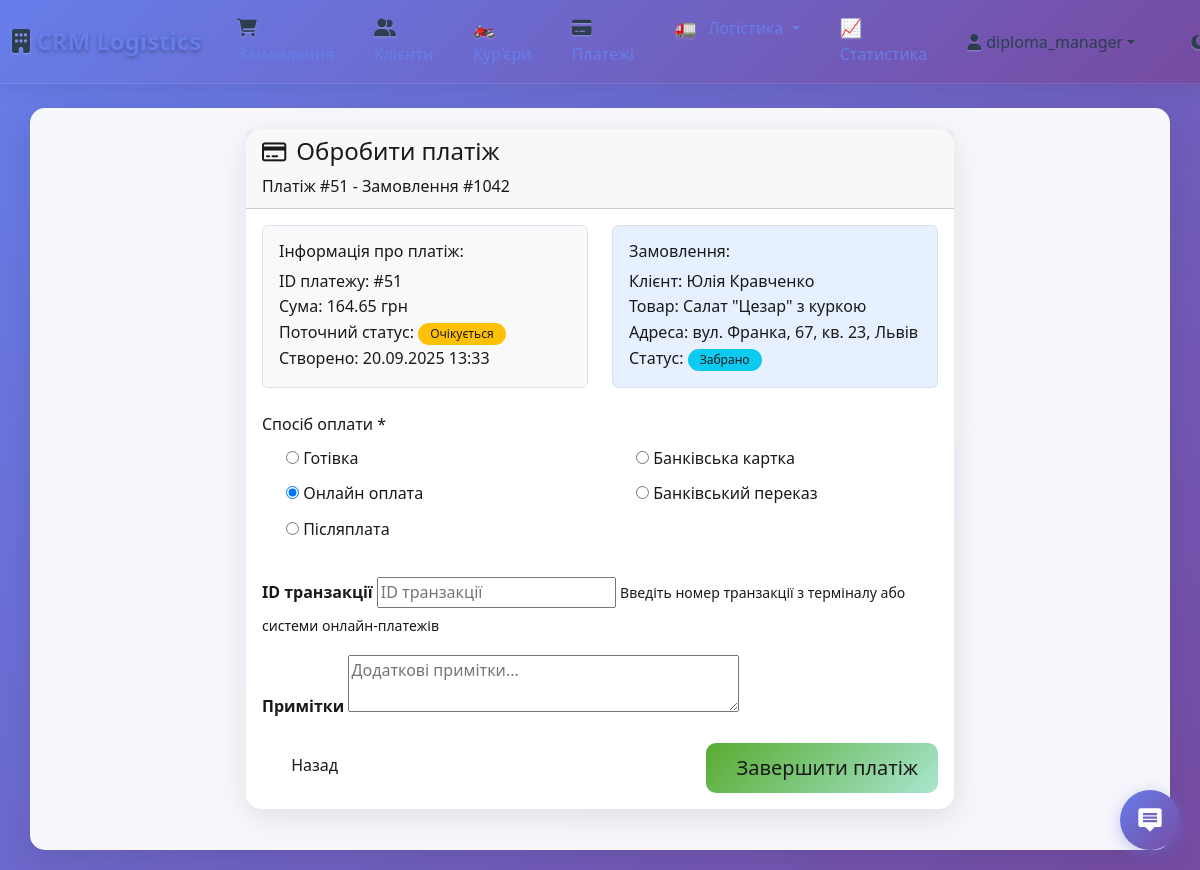
Page /payments/51/process/ (signed in) on the committed database.
### crm/models.py (models this page shows, shortened)
class Payment(models.Model):
    PAYMENT_METHOD_CHOICES = [
        ('cash', 'Готівка'),
        ('card', 'Банківська картка'),
        ('online', 'Онлайн оплата'),
        ('bank_transfer', 'Банківський переказ'),
        ('postpaid', 'Післяплата'),
    ]
    PAYMENT_STATUS_CHOICES = [
        ('pending', 'Очікується'),
        ('processing', 'В обробці'),
        ('completed', 'Завершено'),
        ('failed', 'Помилка'),
        ('refunded', 'Повернено'),
        ('cancelled', 'Скасовано'),
    ]
    order = models.OneToOneField(Order, on_delete=models.CASCADE, related_name='payment')
    method = models.CharField(max_length=20, choices=PAYMENT_METHOD_CHOICES, default='cash')
    status = models.CharField(max_length=15, choices=PAYMENT_STATUS_CHOICES, default='pending')
    amount = models.DecimalField(max_digits=10, decimal_places=2)
    cash_received = models.DecimalField(max_digits=10, decimal_places=2, null=True, blank=True, help_text="Сума отримана готівкою")
    change_amount = models.DecimalField(max_digits=10, decimal_places=2, null=True, blank=True, help_text="Здача до повернення")
    transaction_id = models.CharField(max_length=100, null=True, blank=True, help_text="Зовнішній ID транзакції платежу")
    gateway_response = models.JSONField(null=True, blank=True, help_text="Дані відповіді платіжного шлюзу")
    payment_notes = models.TextField(blank=True, help_text="Додаткові примітки платежу")
    processed_by = models.ForeignKey(User, on_delete=models.SET_NULL, null=True, blank=True, help_text="Користувач, який обробив платіж")
    processed_at = models.DateTimeField(null=True, blank=True)
    created_at = models.DateTimeField(auto_now_add=True)
    updated_at = models.DateTimeField(auto_now=True)
    class Meta:
        ordering = ['-created_at']

class Order(models.Model):
    STATUS_CHOICES = [
        ('new', 'Нове'),
        ('assigned', 'Призначено'),
        ('picked_up', 'Забрано'),
        ('in_transit', 'В дорозі'),
        ('delivered', 'Доставлено'),
        ('cancelled', 'Скасовано')
    ]
    PRIORITY_CHOICES = [
        ('low', 'Низький'),
        ('normal', 'Звичайний'),
        ('high', 'Високий'),
        ('urgent', 'Терміновий')
    ]
    client = models.ForeignKey(Client, on_delete=models.CASCADE)
    courier = models.ForeignKey(Courier, on_delete=models.SET_NULL, null=True, blank=True)
    created_by = models.ForeignKey(User, on_delete=models.CASCADE)
    product = models.CharField(max_length=200)
    quantity = models.PositiveIntegerField(default=1)
    address = models.CharField(max_length=255, default="Невідома адреса")
    latitude = models.FloatField(null=True, blank=True, help_text="Широта доставки")
    longitude = models.FloatField(null=True, blank=True, help_text="Довгота доставки")
    status = models.CharField(max_length=20, choices=STATUS_CHOICES, default='new')
    priority = models.CharField(max_length=10, choices=PRIORITY_CHOICES, default='normal')
    estimated_delivery_time = models.DateTimeField(null=True, blank=True)
    actual_delivery_time = models.DateTimeField(null=True, blank=True)
    delivery_notes = models.TextField(blank=True, help_text="Особливі інструкції доставки")
    base_price = models.DecimalField(max_digits=10, decimal_places=2, default=Decimal('0.00'), help_text="Базова ціна доставки")
    additional_fees = models.DecimalField(max_digits=10, decimal_places=2, default=Decimal('0.00'), help_text="Додаткові платежі (терміново, вага тощо)")
    discount = models.DecimalField(max_digits=10, decimal_places=2, default=Decimal('0.00'), help_text="Сума знижки")
    total_price = models.DecimalField(max_digits=10, decimal_places=2, default=Decimal('0.00'), help_text="Кінцева ціна")
    created_at = models.DateTimeField(auto_now_add=True)
    updated_at = models.DateTimeField(auto_now=True)

class Client(models.Model):
    name = models.CharField(max_length=100)
    phone = models.CharField(max_length=20)
    email = models.EmailField(blank=True, null=True, help_text="Email клиента для уведомлений")
    address = models.TextField()
    latitude = models.FloatField(null=True, blank=True, help_text="Широта клієнта")
    longitude = models.FloatField(null=True, blank=True, help_text="Довгота клієнта")

### crm/views.py (the view)
# urls.py: path('payments/<int:payment_id>/process/', views.payment_process, name='payment_process'),
@login_required
@staff_member_required
def payment_process(request, payment_id):
    payment = get_object_or_404(Payment, id=payment_id)
    if payment.status == 'completed':
        messages.info(request, 'Платіж вже оброблено.')
        return redirect('payment_detail', payment_id=payment.id)
    if request.method == 'POST':
        form = PaymentProcessForm(request.POST, order=payment.order)
        if form.is_valid():
            payment.method = form.cleaned_data['payment_method']
            payment.payment_notes = form.cleaned_data.get('payment_notes', '')
            if form.cleaned_data['payment_method'] == 'cash':
                payment.cash_received = form.cleaned_data['cash_received']
                payment.change_amount = payment.calculate_change()
            elif form.cleaned_data.get('transaction_id'):
                payment.transaction_id = form.cleaned_data['transaction_id']
            payment.process_payment(user=request.user)
            try:
                EmailNotificationService.notify_payment_received(payment)
                logger.info(f"Email уведомление о платеже отправлено для заказа #{payment.order.id}")
            except Exception as e:
                logger.error(f"Ошибка отправки email о платеже для заказа #{payment.order.id}: {str(e)}")
            messages.success(request, f'Платіж оброблено успішно! Здача: {payment.change_amount if payment.change_amount else 0} грн')
            return redirect('payment_detail', payment_id=payment.id)
    else:
        form = PaymentProcessForm(order=payment.order)
        form.fields['payment_method'].initial = payment.method
    return render(request, 'crm/payment_process.html', {
        'form': form,
        'payment': payment,
        'order': payment.order
    })

### crm/forms.py (shortened to what this page needs)
class PaymentProcessForm(forms.Form):
    payment_method = forms.ChoiceField(
        choices=Payment.PAYMENT_METHOD_CHOICES,
        widget=forms.RadioSelect,
        label='Спосіб оплати'
    )
    cash_received = forms.DecimalField(
        max_digits=10,
        decimal_places=2,
        required=False,
        widget=forms.NumberInput(attrs={'step': '0.01', 'min': '0.01'}),
        label='Отримано готівки'
    )
    transaction_id = forms.CharField(
        max_length=100,
        required=False,
        widget=forms.TextInput(attrs={'placeholder': 'ID транзакції'}),
        label='ID транзакції'
    )
    payment_notes = forms.CharField(
        required=False,
        widget=forms.Textarea(attrs={'rows': 2, 'placeholder': 'Додаткові примітки...'}),
        label='Примітки'
    )
    def __init__(self, *args, **kwargs):
        self.order = kwargs.pop('order', None)
        super().__init__(*args, **kwargs)
        if self.order:
            self.order_amount = self.order.total_price or self.order.calculate_total_price()

### crm/templates/crm/payment_process.html (shortened to what this page needs)
{% extends 'crm/base.html' %}
{% block content %}
<div class="container-fluid">
    <div class="row justify-content-center">
        <div class="col-md-8">
            <div class="card">
                <div class="card-header">
                    <h4><i class="fas fa-credit-card me-2"></i>Обробити платіж</h4>
                    <p class="mb-0 text-muted">Платіж #{{ payment.id }} - Замовлення #{{ order.id }}</p>
                </div>
                <div class="card-body">
                    <div class="row mb-4">
                        <div class="col-md-6">
                            <div class="border rounded p-3 bg-light">
                                <h6>Інформація про платіж:</h6>
                                <ul class="list-unstyled mb-0">
                                    <li><strong>ID платежу:</strong> #{{ payment.id }}</li>
                                    <li><strong>Сума:</strong> {{ payment.amount }} грн</li>
                                    <li><strong>Поточний статус:</strong>
                                        <span class="badge bg-warning">{{ payment.get_status_display }}</span>
                                    </li>
                                    <li><strong>Створено:</strong> {{ payment.created_at|date:"d.m.Y H:i" }}</li>
                                </ul>
                            </div>
                        </div>
                        <div class="col-md-6">
                            <div class="border rounded p-3 bg-primary bg-opacity-10">
                                <h6>Замовлення:</h6>
                                <ul class="list-unstyled mb-0">
                                    <li><strong>Клієнт:</strong> {{ order.client.name }}</li>
                                    <li><strong>Товар:</strong> {{ order.product }}</li>
                                    <li><strong>Адреса:</strong> {{ order.address }}</li>
                                    <li><strong>Статус:</strong>
                                        <span class="badge bg-info">{{ order.get_status_display }}</span>
                                    </li>
                                </ul>
                            </div>
                        </div>
                    </div>
                    <form method="post">
                        <div class="mb-4">
                            <label class="form-label"><strong>Спосіб оплати *</strong></label>
                            <div class="row">
                                {% for choice in form.payment_method %}
                                <div class="col-md-6 mb-2">
                                    <div class="form-check">
                                        {{ choice.tag }}
                                        <label class="form-check-label" for="{{ choice.id_for_label }}">
                                            {{ choice.choice_label }}
                                        </label>
                                    </div>
                                </div>
                                {% endfor %}
                            </div>
                        </div>
                        <div id="card-fields" style="display: none;">
                            <div class="mb-3">
                                <label for="{{ form.transaction_id.id_for_label }}" class="form-label">
                                    ID транзакції
                                </label>
                                {{ form.transaction_id }}
                                <small class="form-text text-muted">Введіть номер транзакції з терміналу або системи онлайн-платежів</small>
                            </div>
                        </div>
                        <div class="mb-3">
                            <label for="{{ form.payment_notes.id_for_label }}" class="form-label">
                                Примітки
                            </label>
                            {{ form.payment_notes }}
                        </div>
                        <div class="d-flex justify-content-between">
                            <a href="{% url 'payment_detail' payment.id %}" class="btn btn-outline-secondary">
                                 Назад
                            </a>
                            <button type="submit" class="btn btn-success btn-lg">
                                 Завершити платіж
                            </button>
                        </div>
                    </form>
                </div>
            </div>
        </div>
    </div>
</div>
{% endblock %}

### crm/templates/crm/base.html (shortened to what this page needs)
{% load static %}
<!DOCTYPE html>
<html lang="uk">
<head>
    <link href="https://cdn.jsdelivr.net/npm/bootstrap@5.3.0/dist/css/bootstrap.min.css" rel="stylesheet">
    <link rel="stylesheet" href="https://cdnjs.cloudflare.com/ajax/libs/font-awesome/6.4.0/css/all.min.css">
    <link rel="stylesheet" href="https://use.fontawesome.com/releases/v6.4.0/css/all.css">
    <link rel="stylesheet" href="https://cdnjs.cloudflare.com/ajax/libs/font-awesome/6.4.0/css/all.css">
            <link rel="stylesheet" href="{% static 'crm/css/base.css' %}?v=2024090305">
</head>
<body class="light-theme">
<nav class="navbar navbar-expand-lg navbar-dark mb-4">
  <div class="container-fluid">
    <a class="navbar-brand" href="/">
      <i class="fas fa-building"></i> CRM Logistics
    </a>
    <div class="collapse navbar-collapse" id="navbarNav">
      <ul class="navbar-nav me-auto">
        <li class="nav-item">
          <a class="nav-link" href="{% url 'orders_list' %}">
            <i class="fas fa-shopping-cart"></i> Замовлення
          </a>
        </li>
        <li class="nav-item">
          <a class="nav-link" href="{% url 'clients_list' %}">
            <i class="fas fa-users"></i> Клієнти
          </a>
        </li>
        <li class="nav-item">
          <a class="nav-link" href="{% url 'couriers_list' %}">
            <i class="fas fa-motorcycle"></i> Кур'єри
          </a>
        </li>
        <li class="nav-item">
          <a class="nav-link" href="{% url 'payments_list' %}">
            <i class="fas fa-credit-card"></i> Платежі
          </a>
        </li>
        <li class="nav-item dropdown">
          <a class="nav-link dropdown-toggle" href="#" id="logisticsDropdown" role="button" data-bs-toggle="dropdown" aria-expanded="false">
            <i class="fas fa-route"></i> Логістика
          </a>
        </li>
        <li class="nav-item">
          <a class="nav-link" href="{% url 'dashboard' %}">
            <i class="fas fa-chart-line"></i> Статистика
          </a>
        </li>
      </ul>
      <div class="d-flex ms-auto align-items-center">
        {% if user.is_authenticated %}
          <div class="dropdown">
            <button class="btn btn-outline-light dropdown-toggle d-flex align-items-center" type="button" id="userDropdown" data-bs-toggle="dropdown" aria-expanded="false">
              <i class="fas fa-user-circle me-2"></i>
              {{ user.username }}
            </button>
          </div>
        {% else %}
          <a class="btn btn-warning fw-bold" href="{% url 'login' %}">Увійти</a>
        {% endif %}
        <button id="themeToggle" class="btn btn-outline-light ms-3" title="Змінити тему">
          <i class="fas fa-moon" id="themeIcon"></i>
        </button>
      </div>
    </div>
  </div>
</nav>
<div class="container">
    {% block content %}{% endblock %}
</div>
{% include 'crm/support_widget.html' %}
</body>
</html>

### rows in the picture
Payment: id "51", amount "164.65", status "Очікується", created_at "20.09.2025 13:33"
Order: id "1042", client.name "Юлія Кравченко", product "Салат \"Цезар\" з куркою", address "вул. Франка, 67, кв. 23, Львів", status "Забрано"

### other values in the picture
{{ user.username }} "diploma_manager"
{{ choice.choice_label }} "Готівка" "Банківська картка" "Онлайн оплата" "Банківський переказ" "Післяплата"
